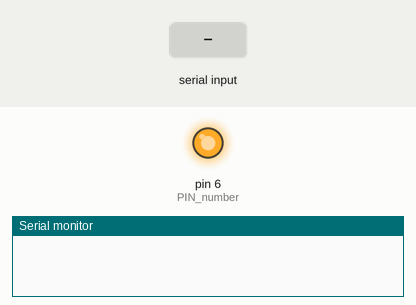
Simulated run of this sketch. Board: Arduino Uno, built with avr-gcc and run on an emulated ATmega328P. Shown: output pins drawn as LEDs (lit = HIGH), the last lines printed to the serial monitor. Dashed ring = blinking. The inputs (shaded band) are chosen by the test bench.

Above: at 0.05 s.
At 1.2 s:
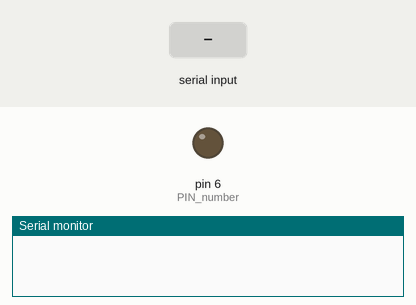
1.3 s: "0" received over Serial
At 4.65 s:
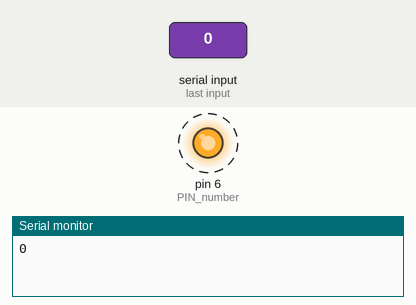
Timing chart, 0 to 16.9 s (numbered marks = the images above; inputs shaded):
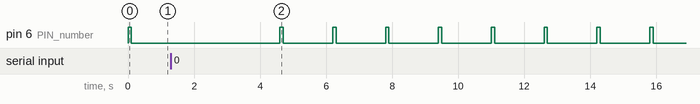

The sketch:

server.ino
```cpp
int UP_HIGH = 110;        //UP時のモータ起動時間（仮）
int UP_LOW = 1000;        //UP時のモータ停止時間（仮）
int STAY_HIGH = 100;      //STOP時のモータ起動時間（仮）
int STAY_LOW = 1500;      //STOP時のモータ停止時間（仮）
int DOWN_TIME = 3 * 1000; //降下時間（仮）
int PIN_number = 6;       //リレー１が７番ピン、２が６番、３が５番（×）、４が４番

/**
 * @fn
 * 初期化
 */
void setup()
{
    Serial.begin(9600);
    pinMode(PIN_number, OUTPUT);
}

/**
 * @fn
 * 降下処理
 */
void down()
{
    delay(DOWN_TIME);

    // 処理の終了通知
    Serial.println(0);
}

/**
 * @fn
 * 巻き上げ処理
 */
void up()
{
    for (int i = 0; i < 1000; i++)
    {
        if (i == 3)
        {
            // 処理の終了通知
            Serial.println(0);
        }

        // 巻き上げ開始
        digitalWrite(PIN_number, HIGH);
        delay(UP_HIGH);
        digitalWrite(PIN_number, LOW);
        delay(UP_LOW);
        // 一旦モータ停止
    }
}

/**
 * @fn
 * 停止処理
 */
void stop()
{
    // ぷかぷか浮かすイメージ
    digitalWrite(PIN_number, HIGH);
    delay(STAY_HIGH);
    digitalWrite(PIN_number, LOW);
    delay(STAY_LOW);
}

/**
 * @fn
 * メインループ
 */
void loop()
{
    // Pythonからデータを受信
    if (Serial.available())
    {
        char data = Serial.read();

        switch (data)
        {
        case '0':
            down();
            break;

        case '1':
            up();
            break;

        default:
            break;
        }
    }

    // データを受信するまで静止
    stop();
}
```

Measured:
- by itself, pin 6 (PIN_number): alternates HIGH for 0.10 s and LOW for 1.5 s
